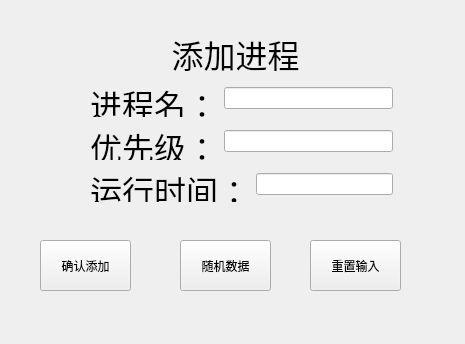
<?xml version="1.0" encoding="UTF-8"?>
<ui version="4.0">
 <class>AddProcess</class>
 <widget class="QWidget" name="AddProcess">
  <property name="geometry">
   <rect>
    <x>0</x>
    <y>0</y>
    <width>465</width>
    <height>344</height>
   </rect>
  </property>
  <property name="windowTitle">
   <string>Form</string>
  </property>
  <widget class="QLabel" name="label">
   <property name="geometry">
    <rect>
     <x>150</x>
     <y>30</y>
     <width>171</width>
     <height>41</height>
    </rect>
   </property>
   <property name="font">
    <font>
     <family>华文行楷</family>
     <pointsize>24</pointsize>
    </font>
   </property>
   <property name="text">
    <string>&lt;html&gt;&lt;head/&gt;&lt;body&gt;&lt;p align=&quot;center&quot;&gt;添加进程&lt;/p&gt;&lt;/body&gt;&lt;/html&gt;</string>
   </property>
  </widget>
  <widget class="QPushButton" name="btn_add">
   <property name="geometry">
    <rect>
     <x>40</x>
     <y>240</y>
     <width>91</width>
     <height>51</height>
    </rect>
   </property>
   <property name="text">
    <string>确认添加</string>
   </property>
  </widget>
  <widget class="QPushButton" name="btn_clear">
   <property name="geometry">
    <rect>
     <x>310</x>
     <y>240</y>
     <width>91</width>
     <height>51</height>
    </rect>
   </property>
   <property name="text">
    <string>重置输入</string>
   </property>
  </widget>
  <widget class="QPushButton" name="btn_random">
   <property name="geometry">
    <rect>
     <x>180</x>
     <y>240</y>
     <width>91</width>
     <height>51</height>
    </rect>
   </property>
   <property name="text">
    <string>随机数据</string>
   </property>
  </widget>
  <widget class="QWidget" name="">
   <property name="geometry">
    <rect>
     <x>90</x>
     <y>80</y>
     <width>303</width>
     <height>122</height>
    </rect>
   </property>
   <layout class="QVBoxLayout" name="verticalLayout">
    <item>
     <layout class="QHBoxLayout" name="horizontalLayout">
      <item>
       <widget class="QLabel" name="label_2">
        <property name="font">
         <font>
          <family>华文行楷</family>
          <pointsize>24</pointsize>
         </font>
        </property>
        <property name="text">
         <string>&lt;html&gt;&lt;head/&gt;&lt;body&gt;&lt;p align=&quot;center&quot;&gt;进程名：&lt;/p&gt;&lt;/body&gt;&lt;/html&gt;</string>
        </property>
       </widget>
      </item>
      <item>
       <widget class="QLineEdit" name="le_PID"/>
      </item>
     </layout>
    </item>
    <item>
     <layout class="QHBoxLayout" name="horizontalLayout_2">
      <item>
       <widget class="QLabel" name="label_3">
        <property name="font">
         <font>
          <family>华文行楷</family>
          <pointsize>24</pointsize>
         </font>
        </property>
        <property name="text">
         <string>&lt;html&gt;&lt;head/&gt;&lt;body&gt;&lt;p align=&quot;center&quot;&gt;优先级：&lt;/p&gt;&lt;/body&gt;&lt;/html&gt;</string>
        </property>
       </widget>
      </item>
      <item>
       <widget class="QLineEdit" name="le_priority"/>
      </item>
     </layout>
    </item>
    <item>
     <layout class="QHBoxLayout" name="horizontalLayout_3">
      <item>
       <widget class="QLabel" name="label_4">
        <property name="font">
         <font>
          <family>华文行楷</family>
          <pointsize>24</pointsize>
         </font>
        </property>
        <property name="text">
         <string>&lt;html&gt;&lt;head/&gt;&lt;body&gt;&lt;p align=&quot;center&quot;&gt;运行时间：&lt;/p&gt;&lt;/body&gt;&lt;/html&gt;</string>
        </property>
       </widget>
      </item>
      <item>
       <widget class="QLineEdit" name="le_runtime"/>
      </item>
     </layout>
    </item>
   </layout>
  </widget>
 </widget>
 <resources/>
 <connections/>
</ui>
